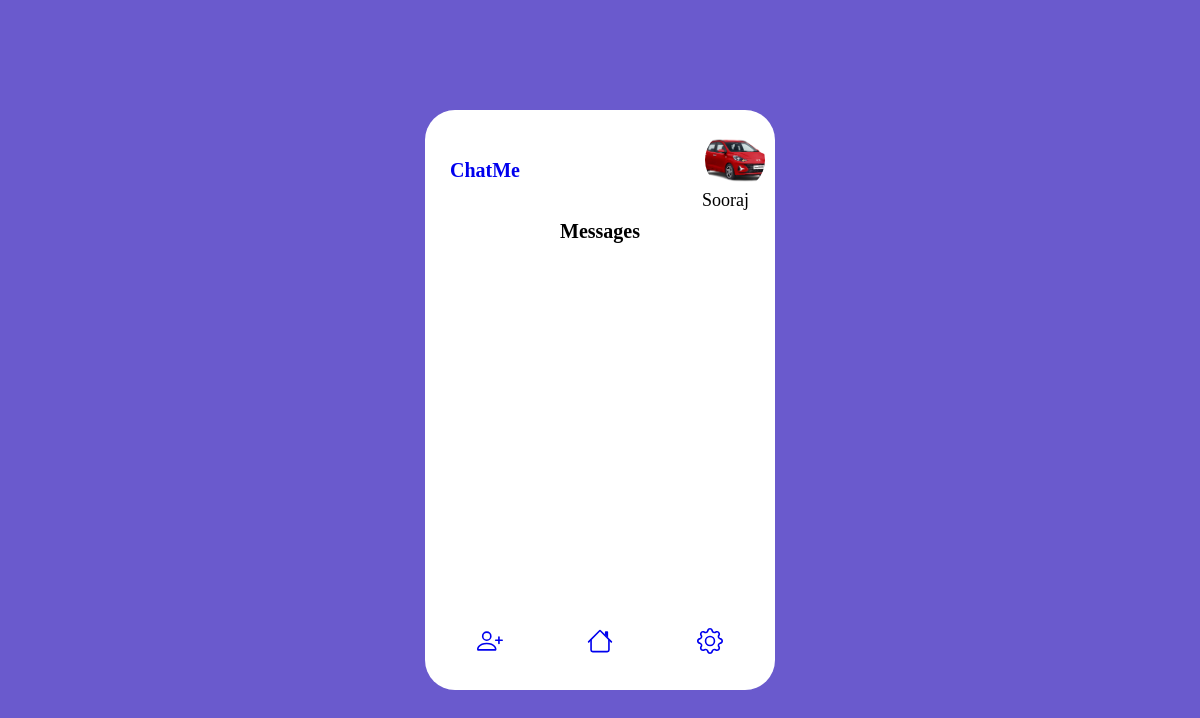
Page / (signed in) on the earlier database version.
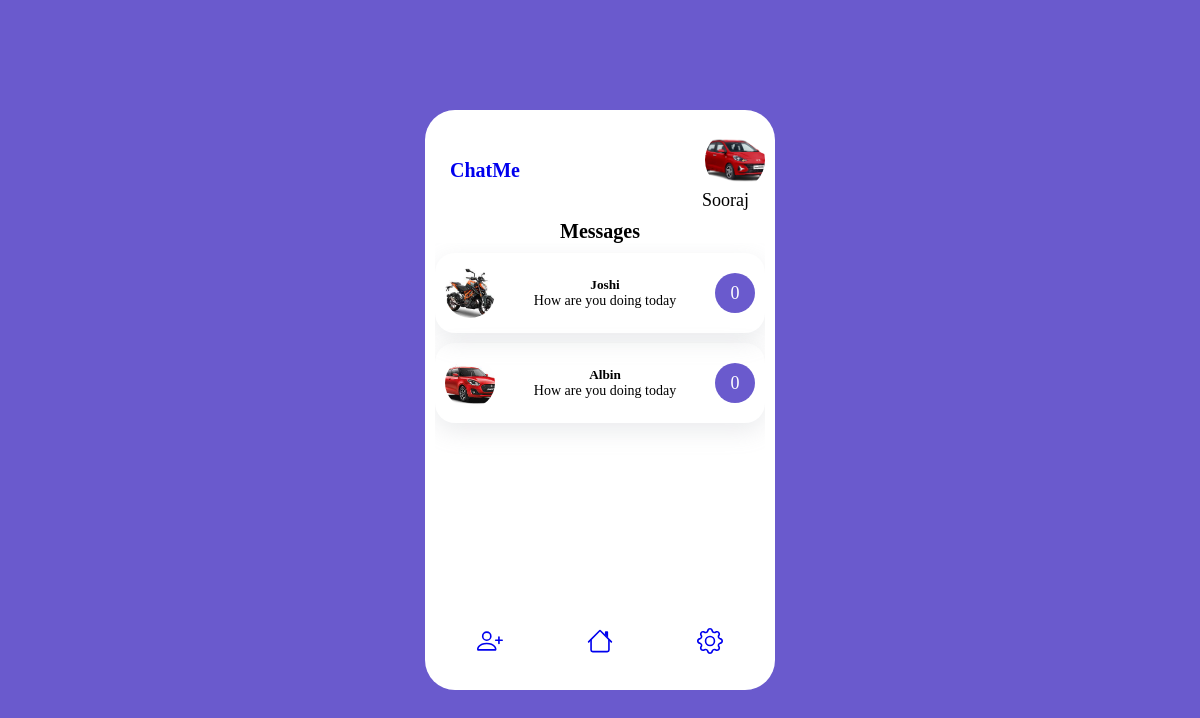
Same page on the later database version.
### User/models.py (models this page shows, shortened)
class Profile(models.Model):
    user = models.ForeignKey(User,on_delete=models.CASCADE)
    profile_pic = models.ImageField(upload_to='profile_pic',null=True,default="no-user.png")
    friends = models.ManyToManyField("Friend",related_name="friend_profile")
    def __str__(self):
        return f'{self.user.username}'

class Friend(models.Model):
    profile = models.ForeignKey(Profile,on_delete=models.CASCADE)

### Home/views.py (the view)
# urls.py: path('',views.index,name='index'),
@login_required(login_url='User:login')
def index(request):
    user_profile = Profile.objects.get(user=request.user)
    added_friends = user_profile.friends.all()
    context = {
        "user_profile":user_profile,
        "added_friends":added_friends,
    }
    return render(request,'index.html',context)

### templates/index.html (shortened to what this page needs)
{% extends 'base.html' %}
{% block content %}
<div class="chat-container">
    <div class="main">
      <div class="logo">
        <a href="{% url 'Home:index' %}">ChatMe</a>
      </div>
      <div class="sub-main">
        <div class="main-user">
          {% if user.is_authenticated %}
          <img src="{{user_profile.profile_pic.url}}" alt="profile picture" />
          {% else %}
          <img src="" alt="profile" >
          {% endif %}
        </div>
        <p>{{user_profile.user}}</p>
      </div>
    </div>
    <div class="header">Messages</div>
    <div class="friends-container">
      {% for added_friend in added_friends %}
      <a href="{% url 'Home:chat' added_friend.id %}" style="color:black; text-decoration: none">
      <div class="friends">
        <div class="pic">
          <img src="{{added_friend.profile.profile_pic.url}}" alt="" />
        </div>
        <div class="name">
          <h5>{{added_friend.profile}}</h5>
          <p>How are you doing today</p>
        </div>
        <div class="time_new_msg">
        <div class="msg">0</div>
        </div>
      </div>
  </a>
  {% endfor %}
</div>
    <div class="footer">
      <div>
        <a href="{% url 'Home:friendslist' %}">
        </a>
      </div>
      <div>
        <a href="{% url 'Home:index' %}">
        </a>
      </div>
      <div>
        <a href="{% url 'User:settings' %}">
        </a>
      </div>
    </div>
  </div>
{% endblock content %}

### templates/base.html (shortened to what this page needs)
{% load static %}
<!DOCTYPE html>
<html lang="en">
<head>
    {% block styles %}
    <link rel="stylesheet" href="{% static 'css/style.css' %}">
    {% endblock styles %}
</head>
<body>
    {% block content %}
    {% endblock content %}
</body>
</html>

### static/css/style.css (style rules this page uses)
* { padding: 0px; margin: 0px; box-sizing: border-box; font-family: Poppins; }
body { width: 100%; height: 100vh; display: flex; align-items: center; justify-content: center; background-color: slateblue; font-family: Poppins; }
.logo { width: 100px; height: 100px; display: flex; align-items: center; justify-content: center; font-size: 20px; font-weight: bold; color: slateblue; line-height: 20px; }
.main { width: 100%; height: auto; display: flex; align-items: center; justify-content: space-between; }
img { object-fit: cover; height: 100%; width: 100%; border-radius: 50%; }
.chat-container, .chat-container2 { width: 350px; height: 580px; background-color: white; border-radius: 30px; padding: 10px 10px }
.sub-main { width: 200px; display: flex; align-items: flex-end; justify-content: center; flex-direction: column; }
.sub-main p { font-size: 18px; margin-right: 1rem; }
.main-user { width: 60px; height: 60px; float: right; border-radius: 50%; }
.header { width: 100%; height: auto; display: flex; align-items: center; justify-content: center; font-size: 20px; font-weight: bold; }
.friends-container { width: 100%; height: 380px; overflow: auto; }
.friends { width: 100%; height: 80px; box-shadow: rgba(149, 157, 165, 0.2) 0px 8px 24px; border-radius: 20px; display: flex; align-items: center; justify-content: space-between; margin-top: 10px; padding: 0px 10px; }
.pic, .pro-pic { width: 50px; height: 50px; border-radius: 50%; }
.name { flex-grow: 2; display: flex; align-items: center; justify-content: center; flex-direction: column; }
.name p { font-size: 14px; }
.time_new_msg { width: auto; height: 50px; display: flex; align-items: center; justify-content: center; flex-direction: column; }
.msg { width: 40px; height: 40px; background-color: slateblue; border-radius: 50%; text-align: center; color: white; display: flex; align-items: center; justify-content: center; font-size: 18px; }
.footer { width: 100%; height: 40px; display: flex; align-items: center; justify-content: space-around; }
svg { cursor: pointer; }
a { text-decoration: none; }

Differences in the rows shown:
added Friend: profile.profile_pic (picture), profile "Joshi"
added Friend: profile.profile_pic (picture), profile "Albin"
